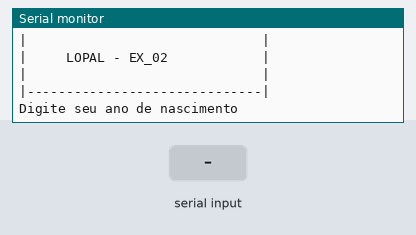
This sketch was run on a simulated Arduino Uno, built with avr-gcc and run on an emulated ATmega328P. Shown: the last lines printed to the serial monitor. Inputs (shaded band) come from the test bench.

Above: at 1.2 s.
1.3 s: "90,45\n" received over Serial
At 2.4 s:
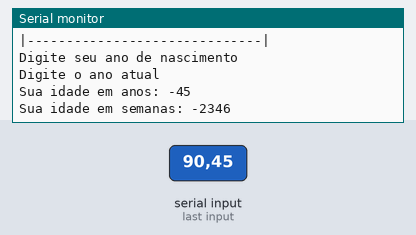
At 8.5 s:
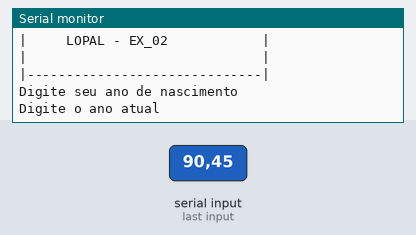

Measured:
- after the input at 1.3 s, the serial monitor: prints a new line at once (image 1)

The sketch:

LOPAL_EX_02.ino
```cpp
//Faça um programa que receba o ano de nascimento de uma pessoa e
//o ano atual. Calcule e imprima:
//a. A idade dessa pessoa
//b. Essa idade convertida em semana

//Variáveis
long anoNascimento = 0;
long anoAtual = 0;
long idadeAtual = 0;
long idadeSemana = 0;

void setup()
{
 Serial.begin(9600);
}

void loop()
{

  //Cabeçalho
  Serial.println("|------------------------------|");
  Serial.println("|                              |");
  Serial.println("|     LOPAL - EX_02            |");
  Serial.println("|                              |");
  Serial.println("|------------------------------|");
  Serial.println();//pula uma linha
  Serial.println();//pula uma linha


 //Entrada
  Serial.println("Digite seu ano de nascimento");//pergunta o ano de nascimento do usuário
  while(! Serial.available() );//espera o usuário digitar/dar um <Enter>
  anoNascimento = Serial.parseInt();//resposta do usuário

  Serial.println("Digite o ano atual");//pergunta o ano atual do usuário
  while(! Serial.available() );//espera o usuário digitar/dar um <Enter>
  anoAtual = Serial.parseInt();//resposta do usuário

  //processamento
  idadeAtual = anoAtual - anoNascimento;
  idadeSemana = idadeAtual * 365 / 7;

  //saída
  Serial.println("Sua idade em anos: " + String (idadeAtual) );
  Serial.println("Sua idade em semanas: " + String (idadeSemana) );
  delay(5000);//aguarda 5 segundos antes de rodar o loop novamente
}
```
